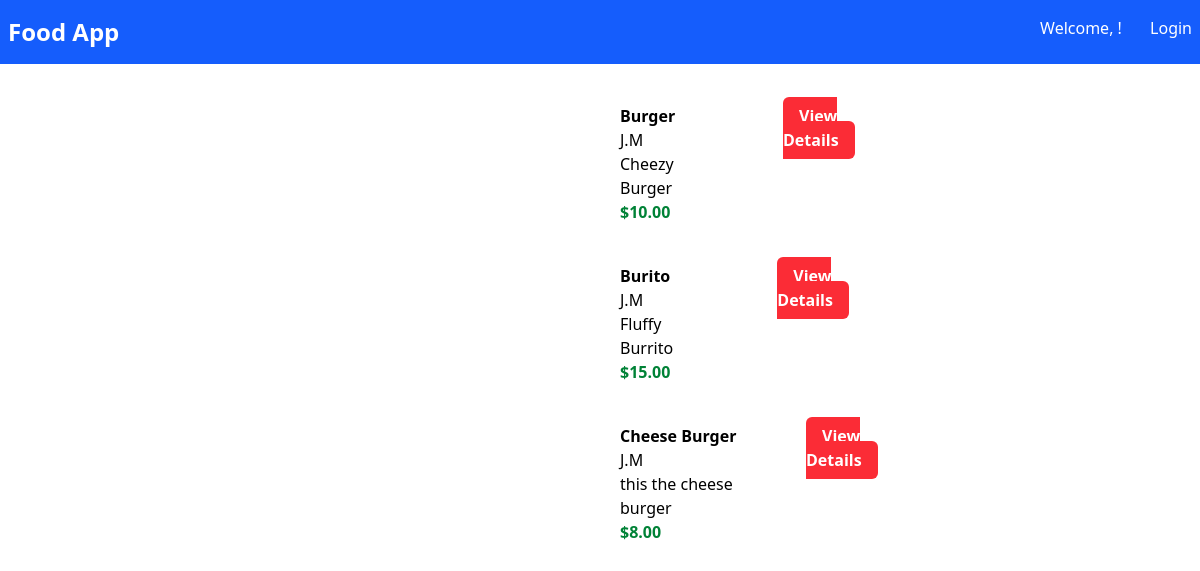
The app's page /MyApp/, older data.
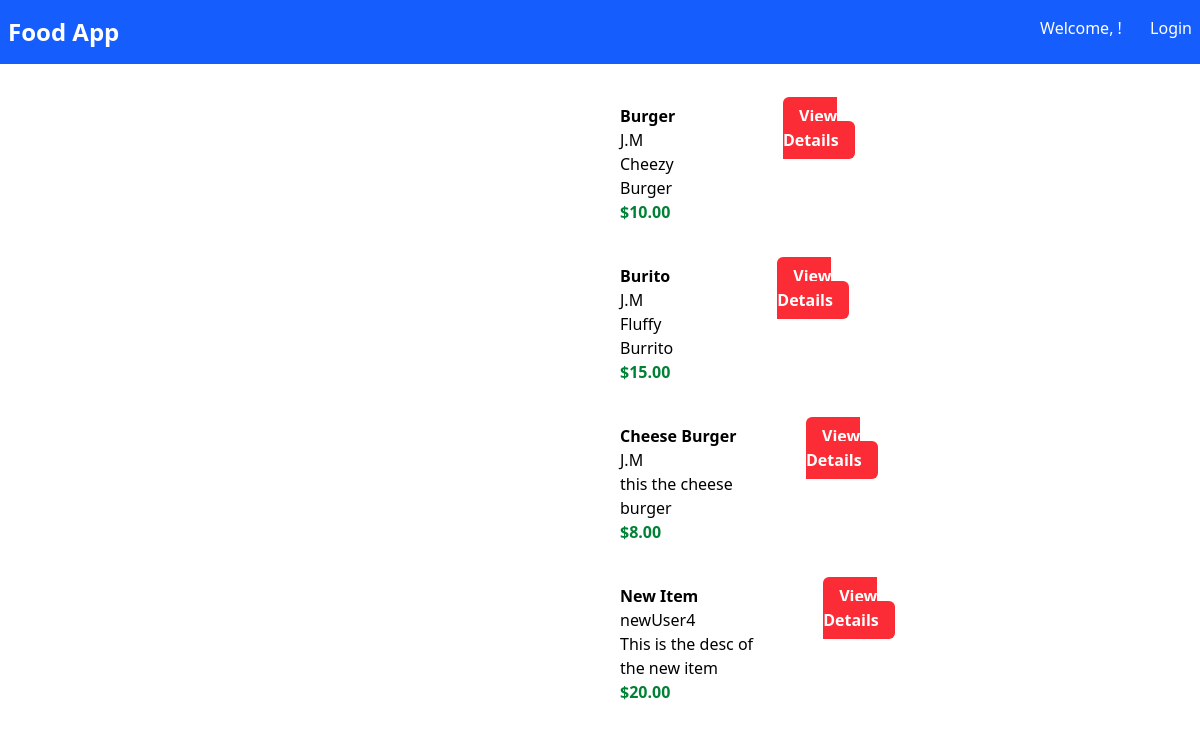
The same page, newer data.
### MyApp/models.py (models this page shows, shortened)
class Item(models.Model):
    user = models.ForeignKey(User, on_delete=models.CASCADE, default=1)
    item_name = models.CharField(max_length=200)
    item_desc = models.CharField(max_length=200)
    item_price = models.DecimalField(max_digits=6, decimal_places=2)
    item_image = models.URLField(max_length=600, default='https://grandseasonscoquitlam.com/img/placeholders/comfort_food_placeholder.png')
    is_avaible = models.BooleanField(default=True)
    created_at = models.DateTimeField(auto_now_add=True)

### MyApp/views.py (the view)
# urls.py: path('', views.IndexClassView.as_view(), name= 'index'),
class IndexClassView(ListView):
    model = Item
    template_name = "MyApp/index.html"
    context_object_name = 'item_list'

### MyApp/templates/MyApp/index.html (shortened to what this page needs)
{% extends 'MyApp/base.html' %}
{% block body %}
    <div>
        {% for item in item_list %}
            <div class="m-10 flex w-1/2 mx-auto">
                <div>
                </div>
                <div class="mx-16">
                    <div class="font-bold">{{item.item_name}}</div>
                    <div>{{item.user.username}}</div>
                    <div>{{item.item_desc}}</div>
                    <div class="text-green-700 font-bold">${{item.item_price}}</div>
                </div>
                <div>
                    <a class="bg-red-500 text-white font-bold px-4 py-2 rounded-md" href="{% url 'MyApp:detail' item.id %}">View Details</a>
                </div>
            </div>
        {% endfor %}
    </div>
{% endblock %}

### MyApp/templates/MyApp/base.html (shortened to what this page needs)
{% load static %}
<!DOCTYPE html>
<html lang="en">
<head>
    <script src="https://cdn.jsdelivr.net/npm/@tailwindcss/browser@4"></script>
</head>
<body>
    <nav class="bg-blue-600 text-white">
        <div class="flex justify-between px-2 py-4">
            <a href="#" class="font-bold text-2xl">Food App</a>
            <div class="space-x-6">
                <a href="{% url 'profile' %}"> Welcome, {{ user.username }} !</a>
            {% if user.is_authenticated %}
                <a href="{% url 'logout' %}">Logout</a>
            {% else %}
                <a href="{% url 'login' %}">Login</a>
            {% endif %}
            </div>
        </div>
    </nav>
    {% block body %}
    {% endblock %}
</body>
</html>

Row changes from the older to the newer data that the page shows:
added Item: item_name "New Item", user.username "newUser4", item_desc "This is the desc of the new item", item_price "20.00"
